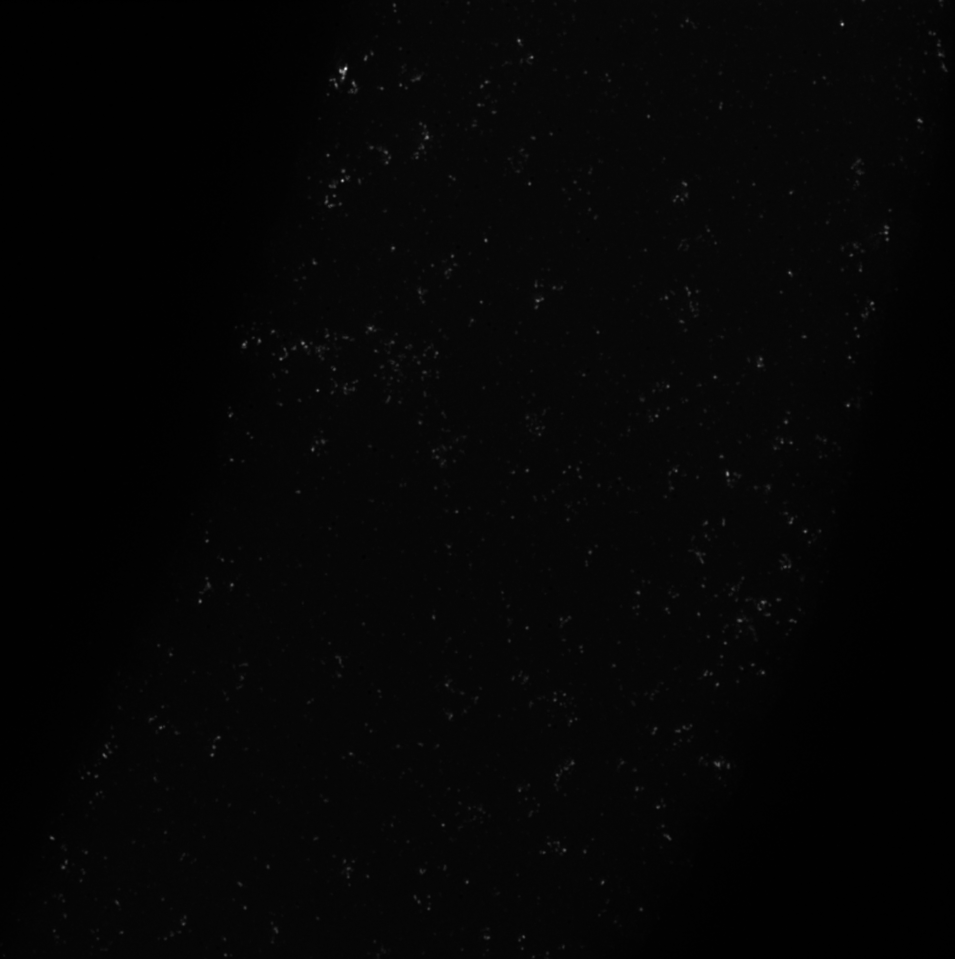
#> input picture samples/mut-1-3-525.tif, 955 x 959 px
$ python test_blob.py
#> lines starting #> are read from the running program, lines starting #| are printed output that depends on the picture
#!  /usr/local/bin/python3

from skimage import io
from skimage.feature import blob_log
from skimage import img_as_ubyte
from matplotlib import pyplot as plt

img = img_as_ubyte(io.imread("samples/mut-1-3-525.tif"))
#> img: shape (959, 955); min 0, max 239, mean 5.1
img = img[350:400,250:300]
#> img: shape (50, 50)
labeled = img
blobs_log = blob_log(img, min_sigma=0.4, max_sigma=50, num_sigma=20, threshold=0.05, overlap=0.5)
#> blobs_log = [[9, 30, 0.4], [0, 35, 0.4], [3, 36, 0.4], [21, 36, 0.4], [4, 23, 0.4], [49, 49, 0.4], [24, 23, 0.4], [26, 24, 0.4], [0, 44, 0.4], [20, 32, 0.4], [40, 29, 0.4], [4, 6, 0.4]]
print(blobs_log)
#| [[ 9.  30.   0.4]
#|  [ 0.  35.   0.4]
#|  [ 3.  36.   0.4]
#|  [21.  36.   0.4]
#|  [ 4.  23.   0.4]
#|  [49.  49.   0.4]
#|  [24.  23.   0.4]
#|  [26.  24.   0.4]
#|  [ 0.  44.   0.4]
#|  [20.  32.   0.4]
#|  [40.  29.   0.4]
#|  [ 4.   6.   0.4]]
print("length:{}".format(len(blobs_log)))
#| length:12

fig, ax = plt.subplots(nrows=1, ncols=2)
ax[0].imshow(img)
ax[1].imshow(labeled)
for i in blobs_log:
	ax[1].text(round(i[1]), round(i[0]), "*", fontsize=15, color="red")
#> this loop made 12 passes

plt.savefig("test.pdf")
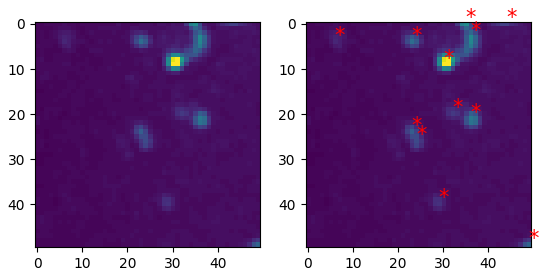
#> figure drawn by matplotlib, 2 panels

$ run again, with samples/mut-1-1-435.tif copied over samples/mut-1-3-525.tif
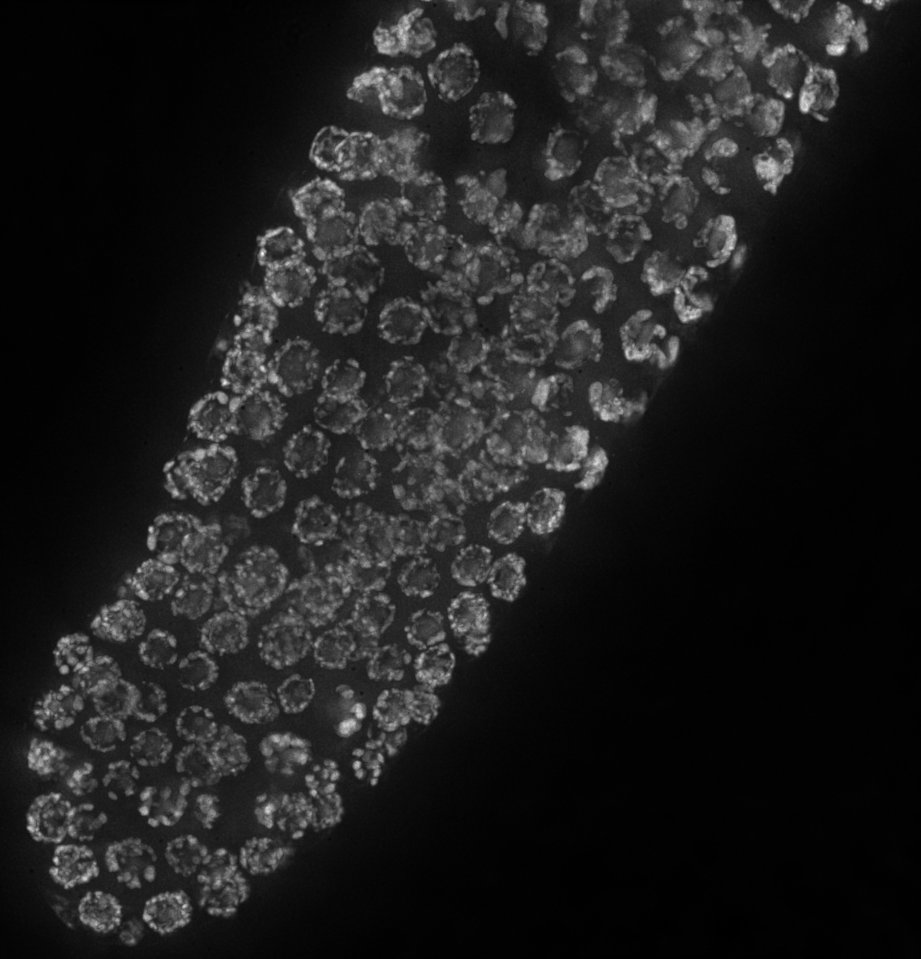
#> input picture samples/mut-1-1-435.tif, 921 x 959 px
#> `img = img[350:400,250:300]`:
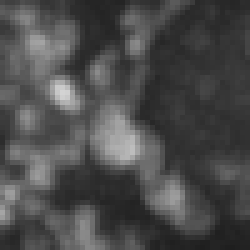
#> img: shape (50, 50) (shown 5 times larger); min 30, max 211, mean 75.4
#> blobs_log = 69 rows, first 8: [30, 26, 0.4], [27, 26, 0.4], [39, 35, 0.4], [8, 27, 0.4], [44, 16, 0.4], [49, 17, 0.4], [35, 29, 0.4], [48, 13, 0.4]
#| [[30.         26.          0.4       ]
#|  [27.         26.          0.4       ]
#|  [39.         35.          0.4       ]
#|  [ 8.         27.          0.4       ]
#|  [44.         16.          0.4       ]
#|  [49.         17.          0.4       ]
#> (further printed lines are left out)
#| length:69
#> the loop `for i in blobs_log:` made 69 passes
#> `plt.savefig("test.pdf")`:
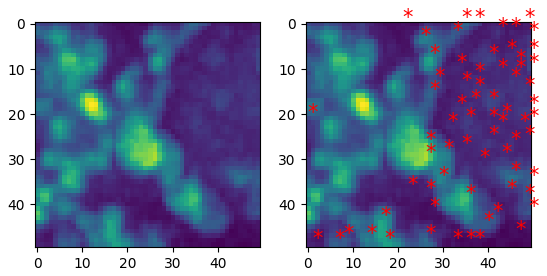
#> figure drawn by matplotlib, 2 panels

$ run again, with samples/mut-1-1-525.tif copied over samples/mut-1-3-525.tif
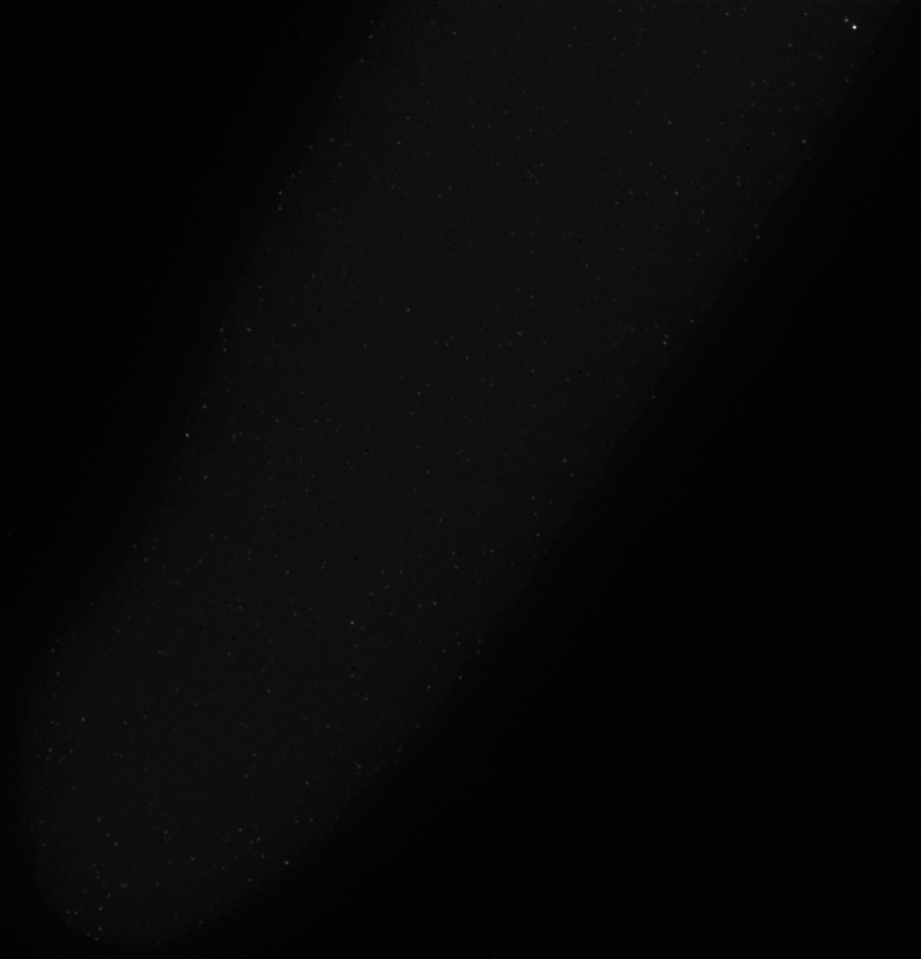
#> input picture samples/mut-1-1-525.tif, 921 x 959 px
#> `img = img[350:400,250:300]`:
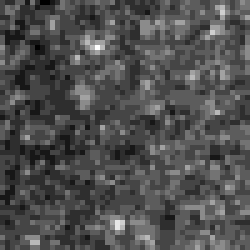
#> img: shape (50, 50) (shown 5 times larger); min 11, max 22, mean 14.4; drawn with min black and max white
#> blobs_log = 294 rows, first 8: [9, 19, 0.4], [45, 23, 0.4], [6, 42, 0.4], [2, 44, 0.4], [22, 43, 0.4], [11, 15, 0.4], [48, 7, 0.4], [47, 29, 0.4]
#> (printed output is left out)
#| length:294
#> the loop `for i in blobs_log:` made 294 passes
#> `plt.savefig("test.pdf")`:
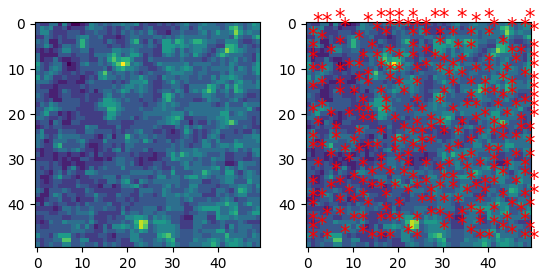
#> figure drawn by matplotlib, 2 panels

$ run again, with samples/mut-1-1-676.tif copied over samples/mut-1-3-525.tif
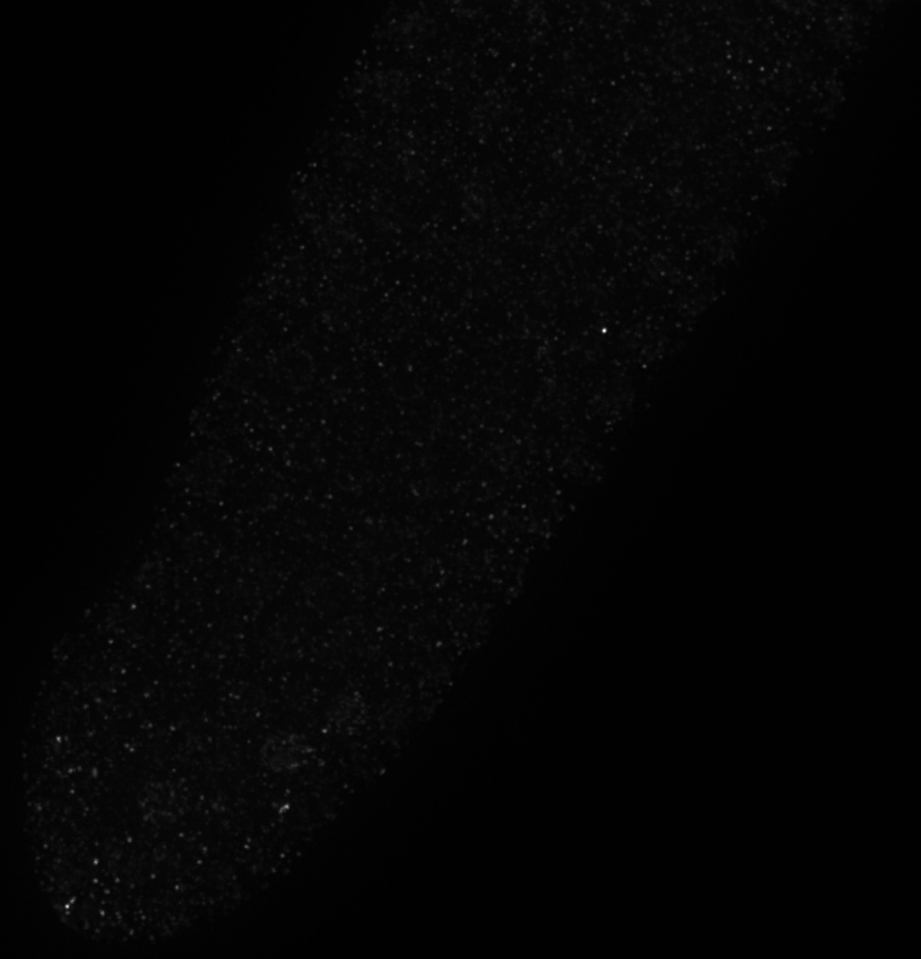
#> input picture samples/mut-1-1-676.tif, 921 x 959 px
#> `img = img[350:400,250:300]`:
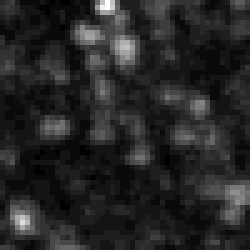
#> img: shape (50, 50) (shown 5 times larger); min 4, max 29, mean 7.8; drawn with min black and max white
#> blobs_log = 29 rows, first 8: [1, 20, 0.4], [44, 4, 0.4], [9, 25, 0.4], [7, 17, 0.4], [40, 47, 0.4], [38, 46, 0.4], [20, 40, 0.4], [18, 20, 0.4]
#> (printed output is left out)
#| length:29
#> the loop `for i in blobs_log:` made 29 passes
#> `plt.savefig("test.pdf")`:
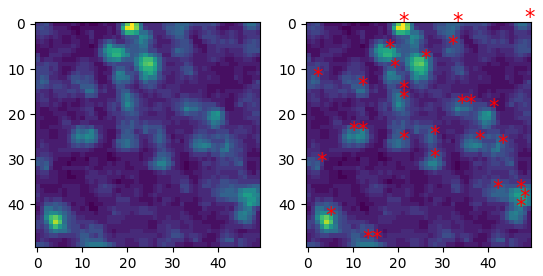
#> figure drawn by matplotlib, 2 panels
